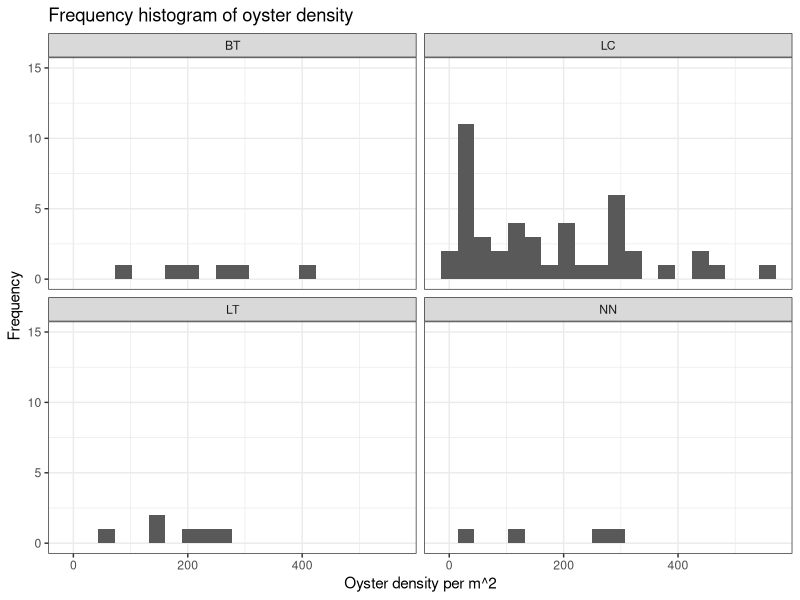

The R source for this figure: (Note: this script raises an error after producing the figure.)
#this is reading in a data file that has been processed
#including calculating density and assigning the strata used in 2018-2019
#will need to go back and create strata for all the old sites too (non 2018-2019)

library("dplyr")
library("ggplot2")
library("lubridate")
library("viridis")

data1<- read.csv("data/archive/2018_2019_winter_only_transect_data.csv", header= T)


########
#simple density things

#mean density by strata
mean_dens<-data1 %>%
  group_by(locality) %>%
  summarise(mean_density=round(mean(density),2))

#variance density by strata
variance_dens<-data1 %>%
  group_by(locality) %>%
  summarise(variance_density=round(var(density),2))



ggplot(data1, aes(density))+
  labs(title = "Frequency histogram of oyster density")+
  geom_histogram(bins=20)+
  facet_wrap(~locality)+
  theme_bw()+
  ylab("Frequency") +
  xlab ("Oyster density per m^2")+
  ylim(c(0,15))

#let's just look at LC for example

datalc<- data1[data1$locality=="LC",]

ggplot(datalc, aes(period, count_live, colour=site))+
  geom_point(size=3)+
  labs(title = "Lone Cabbage oyster count by site and period")+
  ylab("Live oyster count") +
  xlab ("Period")+
  scale_colour_manual(values=c("#0072B2", "#D55E00", "#009E73"))+
  scale_x_continuous(breaks=seq(1,17,1))

ggplot(datalc, aes(period, tran_length, colour=site))+
  geom_point(size=3)+
  labs(title = "Lone Cabbage transect length (m) by site and period")+
  ylab("Transect length (m)") +
  xlab ("Year")+
  scale_colour_manual(values=c("#0072B2", "#D55E00", "#009E73"))+
  scale_x_continuous(breaks=seq(1,17,1))



ggplot(data1, aes(count_live, period))+
  geom_boxplot()+ coord_flip()+
  labs(title = "Oyster density by period")+
  xlab("Period") +
  ylab ("Oyster count")

ggplot(d2, aes(x=period, y=count_live, group=period)) + 
  geom_boxplot()+
  labs(title = "Live oyster count by period") +
  xlab ("Period") +
  ylab ("Live oyster count") +
  theme(text = element_text(size=15))


p


#histogram of oyster counts by density
h <- ggplot(d2, aes(count_live))+
  geom_histogram(aes(x = count_live, y = ..density..),bins=55, fill = 'grey', col = 'black')+
  theme_bw()+
  ylab("Density") +
  xlab ("Oyster Counts")


######
#thinking about length of transects
######

#let's go back and take a look at lengths of all transects
#this is looking at max so it looks at the max length, and not the segments, s

hist(data1$tran_length)

ggplot(data1, aes(tran_length))+
  labs(title = "Frequency histogram of transect length for collapsed transects")+
  geom_histogram(bins=20)+
  facet_wrap(~locality)+
  theme_bw()+
  ylab("Frequency") +
  xlab ("Length of collapsed transects")+
  ylim(c(0,15))

# #mean length of each collapsed transect in each strata
# aaa<-dtax %>%
#   group_by(station) %>%
#   summarise(mean_tran_length=mean(tran_length))


#now look at the collapsed lengths, which is the sum of lengths of the collapsed transects,

hist(data1$tran_length)

ggplot(data1, aes(tran_length))+
  labs(title = "Frequency histogram of transect length for collapsed transects")+
  geom_histogram(bins=20)+
  facet_wrap(~strata)+
  theme_bw()+
  ylab("Frequency") +
  xlab ("Length of collapsed transects")+
  ylim(c(0,5))

mean(data1$tran_length)

#summing length of transect sampled by strata
z<-data1 %>%
  group_by(period) %>%
  summarise(total_tran_length=sum(tran_length))
names(z) <- c("period","total_tran_length")

ggplot(z, aes(period, total_tran_length))+
  labs(title = "Frequency histogram of transect length for collapsed transects")+
  geom_bar(size=3)+
  theme_bw()+
  ylab("Frequency") +
  xlab ("Length of collapsed transects")+
  ylim(c(0,5))




# write.table(z,file="data_output/sum_strata.txt", sep = ",", quote = FALSE, col.names = T,row.names=F)


#n collapsed transect sampled by strata
zz<-data1 %>%
  group_by(strata) %>%
  summarise(number_collapsed_trans=n())
# write.table(zz,file="data_output/n_tran_strata.txt", sep = ",", quote = FALSE, col.names = T,row.names=F)


#mean length of each collapsed transect in each strata
zzz<-data1 %>%
  group_by(strata) %>%
  summarise(mean_tran_length=round(mean(tran_length),2))
# write.table(zzz,file="data_output/mean_tran_length.txt", sep = ",", quote = FALSE, col.names = T,row.names=F)


#mean length of each collapsed transect in each strata
zzzz<-data1 %>%
  group_by(strata) %>%
  summarise(var_tran_length=round(var(tran_length),2))
# write.table(zzzz,file="data_output/var_tran_length.txt", sep = ",", quote = FALSE, col.names = T,row.names=F)



mean(data1$tran_length)

